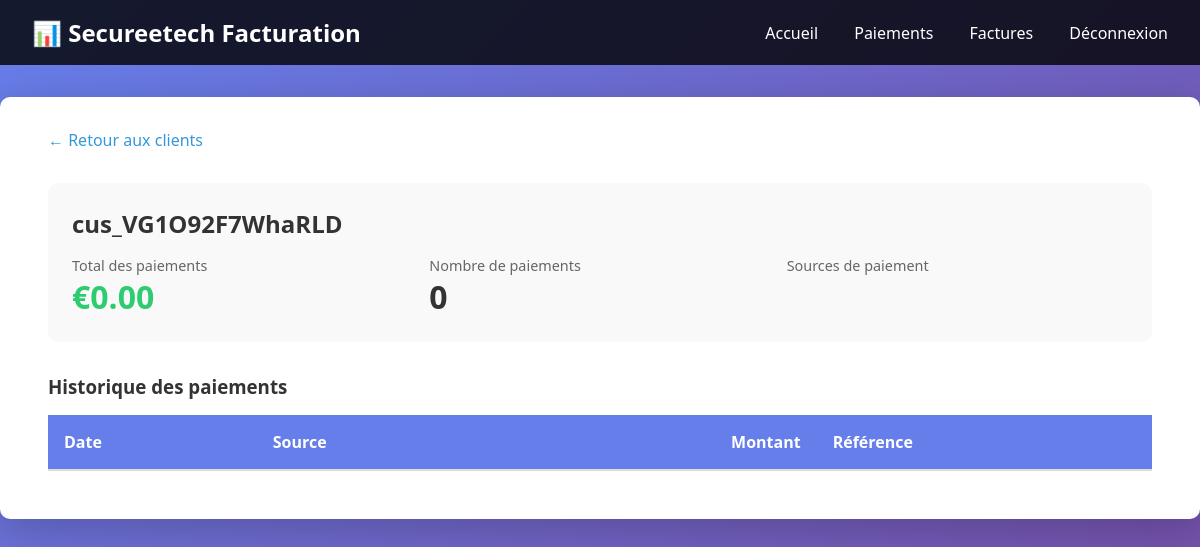
The page /client/cus_VG1O92F7WhaRLD (signed in) on the database as committed earlier.
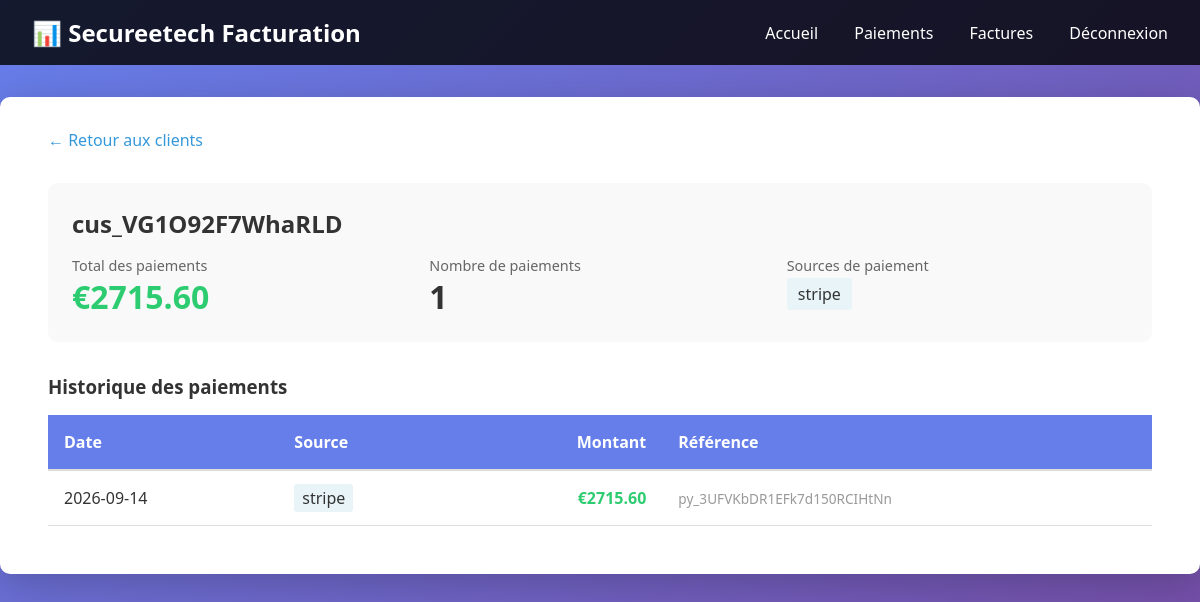
The same page on the database as committed later.
### tables this page shows
CREATE TABLE paiements (
        id INTEGER PRIMARY KEY AUTOINCREMENT,
        date_paiement TEXT NOT NULL,
        source TEXT NOT NULL,
        montant REAL NOT NULL,
        client_nom TEXT,
        email TEXT,
        statut TEXT DEFAULT 'pending',
        reference_externe TEXT,
        metadonnees TEXT,
        synchronise INTEGER DEFAULT 0,
        created_at TEXT DEFAULT CURRENT_TIMESTAMP
    );

### app.py (the view)
@app.route('/client/<client_nom>')
@login_required
def detail_client(client_nom):
    paiements = database.obtenir_paiements_client(client_nom)
    total = sum(p['montant'] for p in paiements)
    sources = set(p['source'] for p in paiements)
    return render_template('client_detail.html',
                         client_nom=client_nom,
                         paiements=paiements,
                         total=total,
                         sources=sources,
                         nb_paiements=len(paiements))

### app.py (called while the page is built)
def login_required(f):
    @wraps(f)
    def decorated_function(*args, **kwargs):
        if 'authenticated' not in session:
            return redirect(url_for('connexion'))
        return f(*args, **kwargs)
    return decorated_function

### database.py (called while the page is built)
def get_connection():
    conn = sqlite3.connect(DATABASE_URL)
    conn.row_factory = sqlite3.Row
    return conn

def obtenir_paiements_client(client_nom):
    conn = get_connection()
    cursor = conn.cursor()
    cursor.execute(
        'SELECT * FROM paiements WHERE client_nom = ? ORDER BY date_paiement DESC',
        (client_nom,)
    )
    paiements = [dict(row) for row in cursor.fetchall()]
    conn.close()
    return paiements

### templates/client_detail.html (shortened to what this page needs)
{% extends "base.html" %}
{% block content %}
<div style="margin-bottom: 2rem;">
    <a href="/clients" style="color: #3498db; text-decoration: none;">← Retour aux clients</a>
</div>
<div style="background: #f9f9f9; padding: 1.5rem; border-radius: 10px; margin-bottom: 2rem;">
    <h2>{{ client_nom }}</h2>
    <div style="display: grid; grid-template-columns: 1fr 1fr 1fr; gap: 1rem; margin-top: 1rem;">
        <div>
            <div style="color: #666; font-size: 0.9rem;">Total des paiements</div>
            <div style="font-size: 2rem; font-weight: bold; color: #2ecc71;">€{{ "%.2f"|format(total) }}</div>
        </div>
        <div>
            <div style="color: #666; font-size: 0.9rem;">Nombre de paiements</div>
            <div style="font-size: 2rem; font-weight: bold;">{{ nb_paiements }}</div>
        </div>
        <div>
            <div style="color: #666; font-size: 0.9rem;">Sources de paiement</div>
            <div style="font-size: 1rem; margin-top: 0.5rem;">
                {% for source in sources %}
                    <span style="background: #e8f4f8; padding: 0.3rem 0.7rem; border-radius: 3px; margin-right: 0.3rem;">
                        {{ source }}
                    </span>
                {% endfor %}
            </div>
        </div>
    </div>
</div>
<h3>Historique des paiements</h3>
<table style="width: 100%; border-collapse: collapse;">
    <thead>
        <tr style="background: #f0f0f0; border-bottom: 2px solid #ddd;">
            <th style="padding: 1rem; text-align: left;">Date</th>
            <th style="padding: 1rem; text-align: left;">Source</th>
            <th style="padding: 1rem; text-align: right;">Montant</th>
            <th style="padding: 1rem; text-align: left;">Référence</th>
        </tr>
    </thead>
    <tbody>
        {% for paiement in paiements %}
        <tr style="border-bottom: 1px solid #eee;">
            <td style="padding: 1rem;">{{ paiement.date_paiement }}</td>
            <td style="padding: 1rem;">
                <span style="background: #e8f4f8; padding: 0.2rem 0.5rem; border-radius: 3px;">
                    {{ paiement.source }}
                </span>
            </td>
            <td style="padding: 1rem; text-align: right; font-weight: bold; color: #2ecc71;">
                €{{ "%.2f"|format(paiement.montant) }}
            </td>
            <td style="padding: 1rem; font-size: 0.85rem; color: #999;">
                {{ paiement.reference_externe or '-' }}
            </td>
        </tr>
        {% endfor %}
    </tbody>
</table>
{% endblock %}

### templates/base.html (shortened to what this page needs)
<!DOCTYPE html>
<html lang="fr">
<head>
</head>
<body>
    {% if session.get('authenticated') %}
    <div class="navbar">
        <h1>📊 Secureetech Facturation</h1>
        <div>
            <a href="{{ url_for('index') }}">Accueil</a>
            <a href="{{ url_for('paiements') }}">Paiements</a>
            <a href="{{ url_for('factures') }}">Factures</a>
            <a href="{{ url_for('deconnexion') }}">Déconnexion</a>
        </div>
    </div>
    {% endif %}
    <div class="container">
        <div class="content">
            {% block content %}{% endblock %}
        </div>
    </div>
</body>
</html>

### templates/base.html (style rules this page uses)
* { margin: 0; padding: 0; box-sizing: border-box; }
body { font-family: 'Segoe UI', Tahoma, Geneva, Verdana, sans-serif; background: linear-gradient(135deg, #667eea 0%, #764ba2 100%); min-height: 100vh; color: #333; }
.navbar { background: rgba(0,0,0,0.8); padding: 1rem 2rem; color: white; display: flex; justify-content: space-between; align-items: center; }
.navbar h1 { font-size: 1.5rem; }
.navbar a { color: white; text-decoration: none; margin-left: 2rem; }
.container { max-width: 1200px; margin: 2rem auto; padding: 0 1rem; background: white; border-radius: 10px; box-shadow: 0 10px 40px rgba(0,0,0,0.2); }
.content { padding: 2rem; }
table { width: 100%; border-collapse: collapse; margin: 1rem 0; }
table th, table td { padding: 1rem; text-align: left; border-bottom: 1px solid #ddd; }
table th { background: #667eea; color: white; }

Rows that differ between the two databases and show on the page:
added paiements: client_nom "cus_VG1O92F7WhaRLD", source "stripe", date_paiement "2026-09-14", montant "2715.60", reference_externe "py_3UFVKbDR1EFk7d150RCIHtNn"
Other text that changed with them:
{{ "%.2f"|format(total) }}: "0.00" → "2715.60"
{{ nb_paiements }}: "0" → "1"
{{ client_nom }}: "cus_VG1O92F7WhaRLD" → (not shown)
